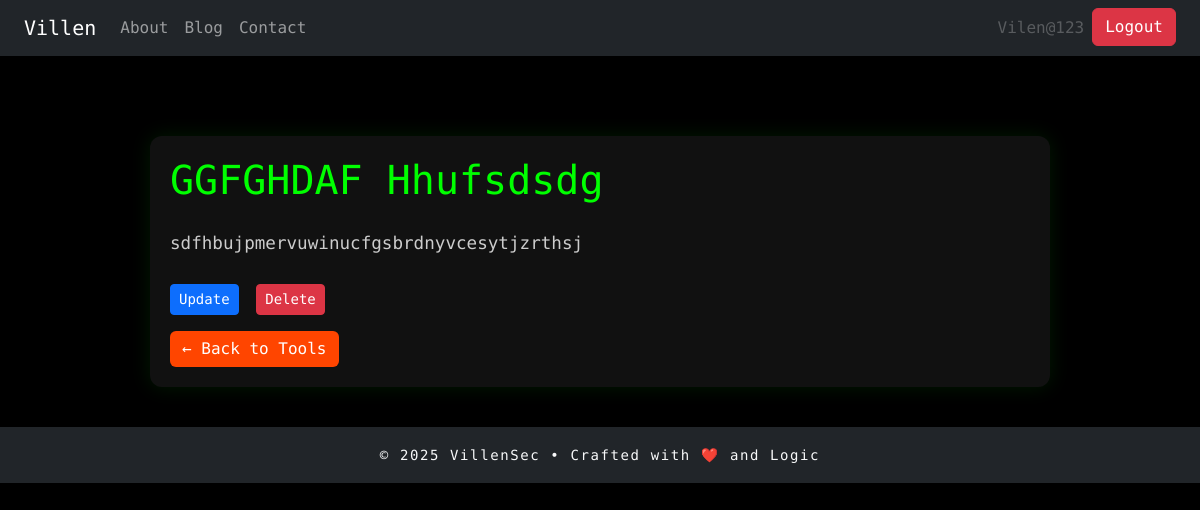
Screenshot of /tools/tool/1/ (signed in) with the database file from the repository.
### tools/models.py (models this page shows, shortened)
class Tool(models.Model):
    title = models.CharField(max_length=200)
    slug = models.SlugField(max_length=200, unique=True, blank=True)
    image_url = models.URLField(max_length=500, blank=True, null=True)
    video_url = models.URLField(max_length=500, blank=True, null=True)
    source_code_url = models.URLField(max_length=500, blank=True, null=True)
    detailed_content = CKEditor5Field('Content', config_name='default')
    category = models.CharField(max_length=100, default='General')
    author = models.ForeignKey(
        settings.AUTH_USER_MODEL,
        on_delete=models.CASCADE,
        related_name='tool_posts'
    )
    created_at = models.DateTimeField(auto_now_add=True)
    updated_at = models.DateTimeField(auto_now=True)

### tools/views.py (the view)
# urls.py: path('tool/<int:pk>/', views.tool_detail, name='tool_detail'),
@login_required
def tool_detail(request, pk):
    tool = get_object_or_404(Tool, pk=pk)
    user_profile = request.user.profile
    if not (user_profile.is_premium or request.user.is_superuser):
        return render(request, 'tools/upgrade_required.html', {'tool': tool})
    reviews = tool.reviews.all()
    average_rating = reviews.aggregate(Avg('rating'))['rating__avg'] or 0
    if request.method == 'POST':
        if not user_profile.is_premium:
            messages.error(request, 'Only premium users can submit reviews.')
            return redirect(tool.get_absolute_url())
        form = ToolReviewForm(request.POST)
        if form.is_valid():
            review, created = ToolReview.objects.update_or_create(
                tool=tool,
                user=request.user,
                defaults={
                    'rating': form.cleaned_data['rating'],
                    'review_text': form.cleaned_data['review_text'],
                    'created_at': timezone.now(),
                }
            )
            messages.success(request, 'Your review has been submitted.')
            return redirect(tool.get_absolute_url())
    else:
        form = ToolReviewForm()
    context = {
        'tool': tool,
        'reviews': reviews,
        'average_rating': average_rating,
        'form': form,
    }
    return render(request, 'tools/tool_detail.html', context)

### tools/templates/tools/tool_detail.html (shortened to what this page needs)
{% extends "core/base.html" %}
{% load static %}
{% block content %}
<link href="https://cdn.jsdelivr.net/npm/bootstrap@5.3.0/dist/css/bootstrap.min.css" rel="stylesheet">
<link rel="stylesheet" href="https://cdnjs.cloudflare.com/ajax/libs/animate.css/4.1.1/animate.min.css"/>
<div class="container tool-detail-container animate__animated animate__fadeInUp">
    <h1 class="mb-4">{{ tool.title }}</h1>
    <div class="tool-detail-content mb-4">
        {{ tool.detailed_content|safe }}
    </div>
    {% if user.is_authenticated and user.is_superuser %}
    <div class="admin-actions mb-3">
        <a href="{% url 'tools:tool_update' tool.pk %}" class="btn btn-sm btn-primary me-2">Update</a>
        <form action="{% url 'tools:tool_delete' tool.pk %}" method="post" style="display:inline;">
            <button type="submit" class="btn btn-sm btn-danger" onclick="return confirm('Are you sure you want to delete this tool?');">Delete</button>
        </form>
    </div>
    {% endif %}
    <a href="{% url 'tools:tools_list' %}" class="btn btn-orange">← Back to Tools</a>
</div>
{% endblock %}

### core/templates/core/base.html (shortened to what this page needs)
{% load static %}
<!DOCTYPE html>
<html lang="en" class="dark-theme">
<head>
    <link href="https://cdn.jsdelivr.net/npm/bootstrap@5.3.0/dist/css/bootstrap.min.css" rel="stylesheet" />
    <link rel="stylesheet" href="{% static 'css/style.css' %}" />
    <link rel="stylesheet" href="{% static 'css/animations.css' %}" />
</head>
<body>
<nav class="navbar navbar-expand-lg navbar-dark bg-dark fixed-top shadow-sm">
  <div class="container-fluid px-4">
    <a class="navbar-brand glitch" data-text="VillenSec" href="{% url 'core:home' %}">Villen</a>
    <div class="collapse navbar-collapse" id="navbarNav">
      <ul class="navbar-nav me-auto mb-2 mb-lg-0">
        <li class="nav-item">
          <a class="nav-link {% if request.resolver_match.url_name == 'about' %}active{% endif %}" href="{% url 'core:about' %}">About</a>
        </li>
        <li class="nav-item">
          <a class="nav-link {% if request.resolver_match.url_name == 'blog_list' or request.resolver_match.url_name == 'blog_detail' %}active{% endif %}" href="{% url 'core:blog_list' %}">Blog</a>
        </li>
        <li class="nav-item">
          <a class="nav-link {% if request.resolver_match.url_name == 'contact' %}active{% endif %}" href="{% url 'core:contact' %}">Contact</a>
        </li>
      </ul>
      <ul class="navbar-nav">
        {% if user.is_authenticated %}
        <li class="nav-item">
          <a class="nav-link disabled">{{ user.username }}</a>
        </li>
        <form method="post" action="{% url 'core:logout' %}">
            <button type="submit" class="btn btn-danger">Logout</button>
        </form>
        {% endif %}
      </ul>
    </div>
  </div>
</nav>
<main class="container mt-5 pt-5">
  {% block content %}
  {% endblock %}
</main>
<footer class="footer bg-dark text-light text-center py-3 mt-auto">
  <small id="footer-text">Loading Villen Vibes...</small>
</footer>
</body>
</html>

### static/css/style.css (style rules this page uses)
a, a:hover, a:focus { color: #08fdd8; text-decoration: none; transition: color 0.3s ease; }
main.container { max-width: 960px; }
footer.footer { font-family: 'Source Code Pro', monospace; font-weight: 400; letter-spacing: 0.1em; }
.btn-primary { background-color: #00ffe1; border-color: #00ffe1; color: #0e0e0e; transition: all 0.3s ease; }

### tools/templates/tools/tool_detail.html (style rules this page uses)
body { background-color: #000; color: #ccc; font-family: 'Share Tech Mono', monospace; }
h1, h2, h3 { color: #00ff00; }
.tool-detail-container { max-width: 900px; margin: 40px auto; padding: 20px; background: #111; border-radius: 12px; box-shadow: 0 0 20px rgba(0,255,0,0.1); }
.tool-detail-content { font-size: 1.1rem; line-height: 1.8; }
.btn-orange { background-color: #ff4500; color: white; border: none; }

### rows the page displays
Tool: title "GGFGHDAF Hhufsdsdg", detailed_content "sdfhbujpmervuwinucfgsbrdnyvcesytjzrthsj"

### other values shown
{{ user.username }} "Vilen@123"
